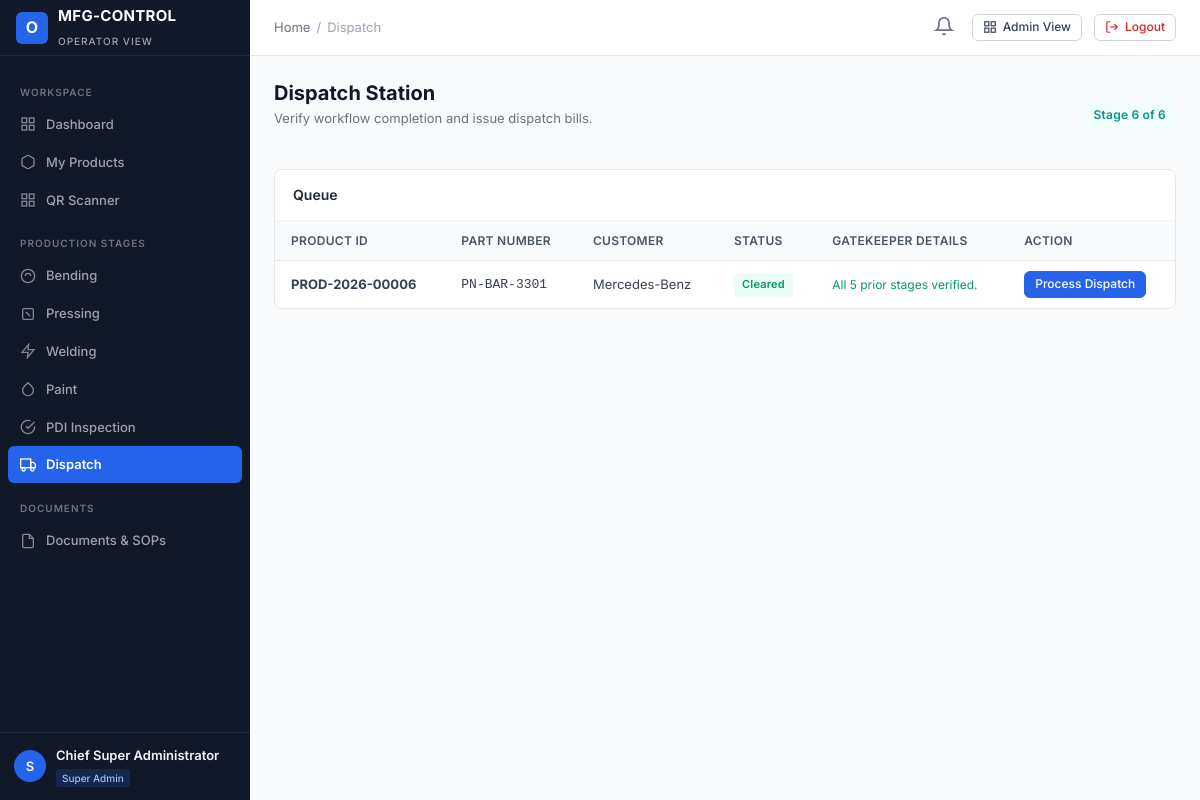
The app's page /user-panel/dispatch/ (signed in) with its own data.
### apps/accounts/models.py (models this page shows, shortened)
class User(AbstractUser):
    email = models.EmailField(_('email address'), unique=True, db_index=True)
    full_name = models.CharField(_('full name'), max_length=150, blank=True)
    employee_id = models.CharField(_('employee ID'), max_length=50, unique=True, db_index=True)
    phone = models.CharField(_('phone number'), max_length=25, blank=True)
    role = models.CharField(_('role'), max_length=50, choices=UserRole.choices, default=UserRole.USER, db_index=True)
    status = models.CharField(_('status'), max_length=20, choices=UserStatus.choices, default=UserStatus.ACTIVE, db_index=True)
    department = models.CharField(_('department'), max_length=100, blank=True)
    designation = models.CharField(_('designation'), max_length=100, blank=True)
    profile_image = models.ImageField(upload_to='profiles/', blank=True, null=True)
    assigned_admin = models.ForeignKey(
        'self',
        on_delete=models.SET_NULL,
        null=True,
        blank=True,
        related_name='assigned_users',
        help_text=_('Admin managing this user')
    )
    production_stage = models.CharField(
        _('production stage'),
        max_length=50,
        blank=True,
        help_text=_('Current assigned primary production stage, e.g. BENDING, PRESSING')
    )
    production_line = models.CharField(_('production line'), max_length=50, blank=True)
    shift = models.CharField(_('shift'), max_length=50, blank=True)
    notes = models.TextField(_('notes'), blank=True)
    created_at = models.DateTimeField(auto_now_add=True)
    updated_at = models.DateTimeField(auto_now=True)
    objects = CustomUserManager()
    USERNAME_FIELD = 'email'
    REQUIRED_FIELDS = ['username', 'employee_id']
    class Meta:
        verbose_name = _('User')
        verbose_name_plural = _('Users')
        ordering = ['-created_at']
    @property
    def is_super_admin(self):
        return self.role == UserRole.SUPER_ADMIN or self.is_superuser
    @property
    def is_admin_user(self):
        return self.role in [UserRole.SUPER_ADMIN, UserRole.ADMIN]
    @property
    def is_operator(self):
        return not self.is_admin_user

### apps/products/models.py (models this page shows, shortened)
class Product(models.Model):
    product_id = models.CharField(max_length=50, unique=True, db_index=True)
    product_name = models.CharField(max_length=200)
    part_number = models.CharField(max_length=100, db_index=True)
    customer = models.CharField(max_length=150)
    model = models.CharField(max_length=100, blank=True)
    batch_number = models.CharField(max_length=100, blank=True)
    production_date = models.DateField(default=timezone.now)
    assigned_admin = models.ForeignKey(
        settings.AUTH_USER_MODEL,
        on_delete=models.SET_NULL,
        null=True,
        blank=True,
        related_name='administered_products'
    )
    assigned_user = models.ForeignKey(
        settings.AUTH_USER_MODEL,
        on_delete=models.SET_NULL,
        null=True,
        blank=True,
        related_name='assigned_products'
    )
    current_stage = models.CharField(
        max_length=50,
        choices=StageChoices.choices,
        default=StageChoices.BENDING,
        db_index=True
    )
    status = models.CharField(
        max_length=50,
        choices=ProductStatus.choices,
        default=ProductStatus.PENDING,
        db_index=True
    )
    priority = models.CharField(
        max_length=20,
        choices=PriorityChoices.choices,
        default=PriorityChoices.MEDIUM
    )
    qr_code_image = models.ImageField(upload_to='qr_codes/', blank=True, null=True)
    qr_data = models.TextField(blank=True)
    created_at = models.DateTimeField(auto_now_add=True)
    updated_at = models.DateTimeField(auto_now=True)
    class Meta:
        ordering = ['-created_at']
        indexes = [
            models.Index(fields=['current_stage', 'status']),
            models.Index(fields=['customer', 'batch_number']),
        ]

### user_panel/views.py (the view)
# urls.py: path('dispatch/', views.dispatch_view, name='user_dispatch'),
@login_required
@permission_required_custom('dispatch', 'view')
def dispatch_view(request):
    products = Product.objects.filter(current_stage=StageChoices.DISPATCH).order_by('-created_at')
    product_status_list = []
    for p in products:
        eligible, issues, _ = check_dispatch_eligibility(p)
        product_status_list.append({
            'product': p,
            'eligible': eligible,
            'issues': issues,
        })
    return render(request, 'user_panel/dispatch.html', {'product_status_list': product_status_list})

### apps/notifications/context_processors.py (called while the page is built)
def notifications_processor(request):
    if not request.user.is_authenticated:
        return {'unread_notifications_count': 0, 'recent_notifications': []}
    unread_count = Notification.objects.filter(recipient=request.user, is_read=False).count()
    recent = Notification.objects.filter(recipient=request.user)[:5]
    return {
        'unread_notifications_count': unread_count,
        'recent_notifications': recent,
    }

### apps/permissions/context_processors.py (called while the page is built, shortened)
def permissions_processor(request):
    modules = get_user_modules(request.user)
    def can_access_fn(module, action='view'):
        return has_permission(request.user, module, action)
    return {
        'user_modules': modules,
        'user_is_super_admin': request.user.is_super_admin,
        'user_is_admin': request.user.is_admin_user,
        'user_is_operator': request.user.is_operator,
        'can_access': can_access_fn,
    }

### apps/permissions/services.py (called while the page is built, shortened)
def has_permission(user, module, action='view'):
    if not user or not user.is_authenticated:
        return False
    if user.status != 'ACTIVE':
        return False
    if user.is_super_admin:
        return True

def get_user_modules(user):
    if not user or not user.is_authenticated:
        return {}
    all_modules = [m[0] for m in MODULE_CHOICES]
    if user.is_super_admin:
        return {m: ['view', 'create', 'edit', 'delete', 'approve', 'export'] for m in all_modules}

### user_panel/templates/user_panel/dispatch.html (shortened to what this page needs)
{% extends "user_panel/base_user.html" %}
{% block breadcrumb_active %}Dispatch{% endblock %}
{% block content %}
<div style="display: flex; justify-content: space-between; align-items: center; margin-bottom: 20px;">
    <div>
        <h1 class="page-title">Dispatch Station</h1>
        <p class="page-subtitle">Verify workflow completion and issue dispatch bills.</p>
    </div>
    <span class="badge badge-dispatch" style="font-size: 12px; padding: 4px 10px;">Stage 6 of 6</span>
</div>
<div class="card">
    <div class="card-header">
        <h3 class="card-title">Queue</h3>
    </div>
    <div class="table-responsive">
        <table class="table-custom">
            <thead>
                <tr>
                    <th>Product ID</th>
                    <th>Part Number</th>
                    <th>Customer</th>
                    <th>Status</th>
                    <th>Gatekeeper Details</th>
                    <th>Action</th>
                </tr>
            </thead>
            <tbody>
                {% for item in product_status_list %}
                <tr>
                    <td><strong>{{ item.product.product_id }}</strong></td>
                    <td><code>{{ item.product.part_number }}</code></td>
                    <td>{{ item.product.customer }}</td>
                    <td>
                        {% if item.eligible %}
                        <span class="badge badge-success">Cleared</span>
                        {% else %}
                        <span class="badge badge-danger">Blocked</span>
                        {% endif %}
                    </td>
                    <td style="font-size: 12px; color: {% if item.eligible %}#059669{% else %}#dc2626{% endif %};">
                        {% if item.eligible %}
                        All 5 prior stages verified.
                        {% else %}
                        {{ item.issues.0 }}
                        {% endif %}
                    </td>
                    <td>
                        {% if item.eligible %}
                        <a href="/user-panel/dispatch/{{ item.product.product_id }}/" class="btn btn-primary btn-sm">
                            Process Dispatch
                        </a>
                        {% else %}
                        <button class="btn btn-secondary btn-sm" disabled style="cursor: not-allowed; opacity: 0.5;">
                            Blocked
                        </button>
                        {% endif %}
                    </td>
                </tr>
                {% empty %}
                <tr><td colspan="6" style="text-align: center; color: #059669; padding: 24px;">No products in dispatch queue.</td></tr>
                {% endfor %}
            </tbody>
        </table>
    </div>
</div>
{% endblock %}

### user_panel/templates/user_panel/base_user.html
{% extends "base.html" %}
{% block sidebar %}
<aside class="app-sidebar">
    <div class="sidebar-header">
        <div class="brand-icon">O</div>
        <div class="brand-title">
            <span>MFG-CONTROL</span>
            <span class="brand-subtitle">Operator View</span>
        </div>
    </div>
    <div class="sidebar-scroll">
        <div class="sidebar-section-title">Workspace</div>
        <a href="/user-panel/dashboard/" class="nav-link {% if request.path == '/user-panel/dashboard/' or request.path == '/user-panel/' %}active{% endif %}">
            <svg viewBox="0 0 24 24" fill="none" stroke="currentColor" stroke-width="2"><rect x="3" y="3" width="7" height="7"></rect><rect x="14" y="3" width="7" height="7"></rect><rect x="14" y="14" width="7" height="7"></rect><rect x="3" y="14" width="7" height="7"></rect></svg>
            Dashboard
        </a>
        <a href="/user-panel/my-products/" class="nav-link {% if '/user-panel/my-products/' in request.path %}active{% endif %}">
            <svg viewBox="0 0 24 24" fill="none" stroke="currentColor" stroke-width="2"><path d="M21 16V8a2 2 0 0 0-1-1.73l-7-4a2 2 0 0 0-2 0l-7 4A2 2 0 0 0 3 8v8a2 2 0 0 0 1 1.73l7 4a2 2 0 0 0 2 0l7-4A2 2 0 0 0 21 16z"></path></svg>
            My Products
        </a>
        <a href="/user-panel/scanner/" class="nav-link {% if '/user-panel/scanner/' in request.path %}active{% endif %}">
            <svg viewBox="0 0 24 24" fill="none" stroke="currentColor" stroke-width="2"><rect x="3" y="3" width="7" height="7"></rect><rect x="14" y="3" width="7" height="7"></rect><rect x="14" y="14" width="7" height="7"></rect><rect x="3" y="14" width="7" height="7"></rect></svg>
            QR Scanner
        </a>
        <div class="sidebar-section-title">Production Stages</div>
        {% if user_is_super_admin or user_is_admin or 'bending' in user_modules or user.production_stage == 'BENDING' %}
        <a href="/user-panel/bending/" class="nav-link {% if '/user-panel/bending/' in request.path %}active{% endif %}">
            <svg viewBox="0 0 24 24" fill="none" stroke="currentColor" stroke-width="2"><circle cx="12" cy="12" r="10"></circle><path d="M8 12a4 4 0 0 1 8 0"></path></svg>
            Bending
        </a>
        {% endif %}
        {% if user_is_super_admin or user_is_admin or 'pressing' in user_modules or user.production_stage == 'PRESSING' %}
        <a href="/user-panel/pressing/" class="nav-link {% if '/user-panel/pressing/' in request.path %}active{% endif %}">
            <svg viewBox="0 0 24 24" fill="none" stroke="currentColor" stroke-width="2"><rect x="4" y="4" width="16" height="16" rx="2"></rect><line x1="9" y1="9" x2="15" y2="15"></line></svg>
            Pressing
        </a>
        {% endif %}
        {% if user_is_super_admin or user_is_admin or 'welding' in user_modules or user.production_stage == 'WELDING' %}
        <a href="/user-panel/welding/" class="nav-link {% if '/user-panel/welding/' in request.path %}active{% endif %}">
            <svg viewBox="0 0 24 24" fill="none" stroke="currentColor" stroke-width="2"><polygon points="13 2 3 14 12 14 11 22 21 10 12 10 13 2"></polygon></svg>
            Welding
        </a>
        {% endif %}
        {% if user_is_super_admin or user_is_admin or 'paint' in user_modules or user.production_stage == 'PAINT' %}
        <a href="/user-panel/paint/" class="nav-link {% if '/user-panel/paint/' in request.path %}active{% endif %}">
            <svg viewBox="0 0 24 24" fill="none" stroke="currentColor" stroke-width="2"><path d="M12 2.69l5.66 5.66a8 8 0 1 1-11.31 0z"></path></svg>
            Paint
        </a>
        {% endif %}
        {% if user_is_super_admin or user_is_admin or 'pdi' in user_modules or user.production_stage == 'PDI' %}
        <a href="/user-panel/pdi/" class="nav-link {% if '/user-panel/pdi/' in request.path %}active{% endif %}">
            <svg viewBox="0 0 24 24" fill="none" stroke="currentColor" stroke-width="2"><path d="M22 11.08V12a10 10 0 1 1-5.93-9.14"></path><polyline points="22 4 12 14.01 9 11.01"></polyline></svg>
            PDI Inspection
        </a>
        {% endif %}
        {% if user_is_super_admin or user_is_admin or 'dispatch' in user_modules or user.production_stage == 'DISPATCH' %}
        <a href="/user-panel/dispatch/" class="nav-link {% if '/user-panel/dispatch/' in request.path %}active{% endif %}">
            <svg viewBox="0 0 24 24" fill="none" stroke="currentColor" stroke-width="2"><rect x="1" y="3" width="15" height="13"></rect><polygon points="16 8 20 8 23 11 23 16 16 16 16 8"></polygon><circle cx="5.5" cy="18.5" r="2.5"></circle><circle cx="18.5" cy="18.5" r="2.5"></circle></svg>
            Dispatch
        </a>
        {% endif %}
        <div class="sidebar-section-title">Documents</div>
        <a href="/user-panel/documents/" class="nav-link {% if '/user-panel/documents/' in request.path %}active{% endif %}">
            <svg viewBox="0 0 24 24" fill="none" stroke="currentColor" stroke-width="2"><path d="M14 2H6a2 2 0 0 0-2 2v16a2 2 0 0 0 2 2h12a2 2 0 0 0 2-2V8z"></path><polyline points="14 2 14 8 20 8"></polyline></svg>
            Documents & SOPs
        </a>
    </div>
    <div class="sidebar-user">
        <div class="user-avatar">{{ user.username|slice:":1"|upper }}</div>
        <div class="user-info">
            <div class="user-name">{{ user.full_name|default:user.username }}</div>
            <span class="user-role-badge">{{ user.get_role_display }}</span>
        </div>
    </div>
</aside>
{% endblock %}

### records on screen
User: username "S", full_name "Chief Super Administrator", role "Super Admin"
Product: product.product_id "PROD-2026-00006", product.part_number "PN-BAR-3301", product.customer "Mercedes-Benz"
